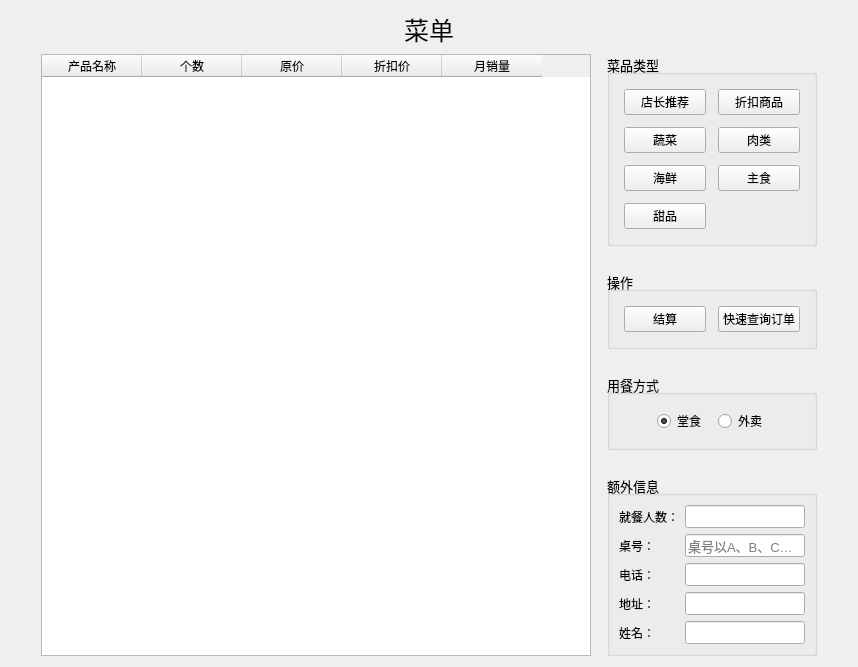
<?xml version="1.0" encoding="UTF-8"?>
<ui version="4.0">
 <class>MenuForm</class>
 <widget class="QWidget" name="MenuForm">
  <property name="geometry">
   <rect>
    <x>0</x>
    <y>0</y>
    <width>858</width>
    <height>655</height>
   </rect>
  </property>
  <property name="windowTitle">
   <string>Form</string>
  </property>
  <layout class="QVBoxLayout" name="verticalLayout_4">
   <item>
    <layout class="QVBoxLayout" name="verticalLayout_3" stretch="1,2,1,30">
     <item>
      <spacer name="verticalSpacer_4">
       <property name="orientation">
        <enum>Qt::Vertical</enum>
       </property>
       <property name="sizeHint" stdset="0">
        <size>
         <width>20</width>
         <height>40</height>
        </size>
       </property>
      </spacer>
     </item>
     <item>
      <widget class="QLabel" name="label">
       <property name="font">
        <font>
         <pointsize>19</pointsize>
        </font>
       </property>
       <property name="text">
        <string>菜单</string>
       </property>
       <property name="alignment">
        <set>Qt::AlignCenter</set>
       </property>
      </widget>
     </item>
     <item>
      <spacer name="verticalSpacer">
       <property name="orientation">
        <enum>Qt::Vertical</enum>
       </property>
       <property name="sizeHint" stdset="0">
        <size>
         <width>20</width>
         <height>40</height>
        </size>
       </property>
      </spacer>
     </item>
     <item>
      <layout class="QVBoxLayout" name="verticalLayout_2" stretch="20">
       <item>
        <layout class="QHBoxLayout" name="horizontalLayout_5" stretch="10,4">
         <property name="leftMargin">
          <number>30</number>
         </property>
         <property name="rightMargin">
          <number>30</number>
         </property>
         <item>
          <widget class="QTableWidget" name="tableWidget">
           <property name="editTriggers">
            <set>QAbstractItemView::DoubleClicked</set>
           </property>
           <column>
            <property name="text">
             <string>产品名称</string>
            </property>
           </column>
           <column>
            <property name="text">
             <string>个数</string>
            </property>
           </column>
           <column>
            <property name="text">
             <string>原价</string>
            </property>
           </column>
           <column>
            <property name="text">
             <string>折扣价</string>
            </property>
           </column>
           <column>
            <property name="text">
             <string>月销量</string>
            </property>
           </column>
          </widget>
         </item>
         <item>
          <layout class="QVBoxLayout" name="verticalLayout" stretch="0,0,0,0,0">
           <property name="spacing">
            <number>25</number>
           </property>
           <property name="leftMargin">
            <number>10</number>
           </property>
           <property name="topMargin">
            <number>0</number>
           </property>
           <property name="rightMargin">
            <number>0</number>
           </property>
           <property name="bottomMargin">
            <number>0</number>
           </property>
           <item>
            <widget class="QGroupBox" name="groupBox">
             <property name="sizePolicy">
              <sizepolicy hsizetype="Preferred" vsizetype="Fixed">
               <horstretch>0</horstretch>
               <verstretch>0</verstretch>
              </sizepolicy>
             </property>
             <property name="font">
              <font>
               <pointsize>10</pointsize>
              </font>
             </property>
             <property name="title">
              <string>菜品类型</string>
             </property>
             <layout class="QHBoxLayout" name="horizontalLayout_3">
              <item>
               <layout class="QGridLayout" name="gridLayout_2" columnstretch="1,1">
                <property name="leftMargin">
                 <number>5</number>
                </property>
                <property name="topMargin">
                 <number>5</number>
                </property>
                <property name="rightMargin">
                 <number>5</number>
                </property>
                <property name="bottomMargin">
                 <number>5</number>
                </property>
                <property name="spacing">
                 <number>12</number>
                </property>
                <item row="0" column="1">
                 <widget class="QPushButton" name="discountedButton">
                  <property name="font">
                   <font>
                    <pointsize>9</pointsize>
                   </font>
                  </property>
                  <property name="text">
                   <string>折扣商品</string>
                  </property>
                  <property name="checkable">
                   <bool>true</bool>
                  </property>
                  <property name="autoRepeat">
                   <bool>false</bool>
                  </property>
                 </widget>
                </item>
                <item row="3" column="0">
                 <widget class="QPushButton" name="dessertButton">
                  <property name="font">
                   <font>
                    <pointsize>9</pointsize>
                   </font>
                  </property>
                  <property name="text">
                   <string>甜品</string>
                  </property>
                  <property name="checkable">
                   <bool>true</bool>
                  </property>
                  <property name="autoRepeat">
                   <bool>false</bool>
                  </property>
                 </widget>
                </item>
                <item row="2" column="1">
                 <widget class="QPushButton" name="stapleButton">
                  <property name="font">
                   <font>
                    <pointsize>9</pointsize>
                   </font>
                  </property>
                  <property name="text">
                   <string>主食</string>
                  </property>
                  <property name="checkable">
                   <bool>true</bool>
                  </property>
                  <property name="autoRepeat">
                   <bool>false</bool>
                  </property>
                 </widget>
                </item>
                <item row="1" column="0">
                 <widget class="QPushButton" name="vegetableButton">
                  <property name="font">
                   <font>
                    <pointsize>9</pointsize>
                   </font>
                  </property>
                  <property name="text">
                   <string>蔬菜</string>
                  </property>
                  <property name="checkable">
                   <bool>true</bool>
                  </property>
                  <property name="autoRepeat">
                   <bool>false</bool>
                  </property>
                 </widget>
                </item>
                <item row="1" column="1">
                 <widget class="QPushButton" name="meatButton">
                  <property name="font">
                   <font>
                    <pointsize>9</pointsize>
                   </font>
                  </property>
                  <property name="text">
                   <string>肉类</string>
                  </property>
                  <property name="checkable">
                   <bool>true</bool>
                  </property>
                  <property name="autoRepeat">
                   <bool>false</bool>
                  </property>
                 </widget>
                </item>
                <item row="0" column="0">
                 <widget class="QPushButton" name="recommendButton">
                  <property name="font">
                   <font>
                    <pointsize>9</pointsize>
                   </font>
                  </property>
                  <property name="text">
                   <string>店长推荐</string>
                  </property>
                  <property name="checkable">
                   <bool>true</bool>
                  </property>
                  <property name="checked">
                   <bool>false</bool>
                  </property>
                  <property name="autoRepeat">
                   <bool>false</bool>
                  </property>
                 </widget>
                </item>
                <item row="2" column="0">
                 <widget class="QPushButton" name="seafoodButton">
                  <property name="font">
                   <font>
                    <pointsize>9</pointsize>
                   </font>
                  </property>
                  <property name="text">
                   <string>海鲜</string>
                  </property>
                  <property name="checkable">
                   <bool>true</bool>
                  </property>
                  <property name="autoRepeat">
                   <bool>false</bool>
                  </property>
                 </widget>
                </item>
               </layout>
              </item>
             </layout>
            </widget>
           </item>
           <item>
            <widget class="QGroupBox" name="groupBox_2">
             <property name="sizePolicy">
              <sizepolicy hsizetype="Preferred" vsizetype="Fixed">
               <horstretch>0</horstretch>
               <verstretch>0</verstretch>
              </sizepolicy>
             </property>
             <property name="font">
              <font>
               <pointsize>10</pointsize>
              </font>
             </property>
             <property name="title">
              <string>操作</string>
             </property>
             <layout class="QHBoxLayout" name="horizontalLayout_4">
              <property name="topMargin">
               <number>9</number>
              </property>
              <item>
               <layout class="QGridLayout" name="gridLayout_3" columnstretch="1,1">
                <property name="leftMargin">
                 <number>5</number>
                </property>
                <property name="topMargin">
                 <number>5</number>
                </property>
                <property name="rightMargin">
                 <number>5</number>
                </property>
                <property name="bottomMargin">
                 <number>5</number>
                </property>
                <property name="spacing">
                 <number>12</number>
                </property>
                <item row="0" column="1">
                 <widget class="QPushButton" name="quickQueryButton">
                  <property name="font">
                   <font>
                    <pointsize>9</pointsize>
                   </font>
                  </property>
                  <property name="text">
                   <string>快速查询订单</string>
                  </property>
                 </widget>
                </item>
                <item row="0" column="0">
                 <widget class="QPushButton" name="checkoutButton">
                  <property name="font">
                   <font>
                    <pointsize>9</pointsize>
                   </font>
                  </property>
                  <property name="text">
                   <string>结算</string>
                  </property>
                 </widget>
                </item>
               </layout>
              </item>
             </layout>
            </widget>
           </item>
           <item>
            <widget class="QGroupBox" name="groupBox_3">
             <property name="sizePolicy">
              <sizepolicy hsizetype="Preferred" vsizetype="Fixed">
               <horstretch>0</horstretch>
               <verstretch>0</verstretch>
              </sizepolicy>
             </property>
             <property name="font">
              <font>
               <pointsize>10</pointsize>
              </font>
             </property>
             <property name="title">
              <string>用餐方式</string>
             </property>
             <layout class="QHBoxLayout" name="horizontalLayout_6">
              <property name="topMargin">
               <number>9</number>
              </property>
              <item>
               <layout class="QHBoxLayout" name="horizontalLayout_7">
                <property name="spacing">
                 <number>12</number>
                </property>
                <property name="leftMargin">
                 <number>5</number>
                </property>
                <property name="topMargin">
                 <number>5</number>
                </property>
                <property name="rightMargin">
                 <number>5</number>
                </property>
                <property name="bottomMargin">
                 <number>5</number>
                </property>
                <item>
                 <widget class="QRadioButton" name="hallfoodButton">
                  <property name="sizePolicy">
                   <sizepolicy hsizetype="Fixed" vsizetype="Fixed">
                    <horstretch>0</horstretch>
                    <verstretch>0</verstretch>
                   </sizepolicy>
                  </property>
                  <property name="font">
                   <font>
                    <pointsize>9</pointsize>
                   </font>
                  </property>
                  <property name="text">
                   <string>堂食</string>
                  </property>
                  <property name="checked">
                   <bool>true</bool>
                  </property>
                 </widget>
                </item>
                <item>
                 <widget class="QRadioButton" name="carryoutButton">
                  <property name="sizePolicy">
                   <sizepolicy hsizetype="Fixed" vsizetype="Fixed">
                    <horstretch>0</horstretch>
                    <verstretch>0</verstretch>
                   </sizepolicy>
                  </property>
                  <property name="font">
                   <font>
                    <pointsize>9</pointsize>
                   </font>
                  </property>
                  <property name="text">
                   <string>外卖</string>
                  </property>
                 </widget>
                </item>
               </layout>
              </item>
             </layout>
            </widget>
           </item>
           <item>
            <widget class="QGroupBox" name="groupBox_7">
             <property name="font">
              <font>
               <pointsize>10</pointsize>
              </font>
             </property>
             <property name="title">
              <string>额外信息</string>
             </property>
             <layout class="QGridLayout" name="gridLayout">
              <item row="3" column="1">
               <widget class="QLineEdit" name="phoneNumber">
                <property name="text">
                 <string/>
                </property>
               </widget>
              </item>
              <item row="5" column="1">
               <widget class="QLineEdit" name="name">
                <property name="text">
                 <string/>
                </property>
               </widget>
              </item>
              <item row="2" column="1">
               <widget class="QLineEdit" name="deskNumber">
                <property name="text">
                 <string/>
                </property>
                <property name="placeholderText">
                 <string>桌号以A、B、C开头</string>
                </property>
               </widget>
              </item>
              <item row="1" column="1">
               <widget class="QLineEdit" name="peopleNumber"/>
              </item>
              <item row="4" column="1">
               <widget class="QLineEdit" name="address">
                <property name="text">
                 <string/>
                </property>
               </widget>
              </item>
              <item row="1" column="0">
               <widget class="QLabel" name="label_2">
                <property name="sizePolicy">
                 <sizepolicy hsizetype="Fixed" vsizetype="Preferred">
                  <horstretch>0</horstretch>
                  <verstretch>0</verstretch>
                 </sizepolicy>
                </property>
                <property name="font">
                 <font>
                  <pointsize>9</pointsize>
                 </font>
                </property>
                <property name="text">
                 <string>就餐人数：</string>
                </property>
               </widget>
              </item>
              <item row="3" column="0">
               <widget class="QLabel" name="label_5">
                <property name="sizePolicy">
                 <sizepolicy hsizetype="Fixed" vsizetype="Preferred">
                  <horstretch>0</horstretch>
                  <verstretch>0</verstretch>
                 </sizepolicy>
                </property>
                <property name="font">
                 <font>
                  <pointsize>9</pointsize>
                 </font>
                </property>
                <property name="text">
                 <string>电话：</string>
                </property>
               </widget>
              </item>
              <item row="5" column="0">
               <widget class="QLabel" name="label_6">
                <property name="sizePolicy">
                 <sizepolicy hsizetype="Fixed" vsizetype="Preferred">
                  <horstretch>0</horstretch>
                  <verstretch>0</verstretch>
                 </sizepolicy>
                </property>
                <property name="font">
                 <font>
                  <pointsize>9</pointsize>
                 </font>
                </property>
                <property name="text">
                 <string>姓名：</string>
                </property>
               </widget>
              </item>
              <item row="2" column="0">
               <widget class="QLabel" name="label_3">
                <property name="sizePolicy">
                 <sizepolicy hsizetype="Fixed" vsizetype="Preferred">
                  <horstretch>0</horstretch>
                  <verstretch>0</verstretch>
                 </sizepolicy>
                </property>
                <property name="font">
                 <font>
                  <pointsize>9</pointsize>
                 </font>
                </property>
                <property name="text">
                 <string>桌号：</string>
                </property>
               </widget>
              </item>
              <item row="4" column="0">
               <widget class="QLabel" name="label_4">
                <property name="sizePolicy">
                 <sizepolicy hsizetype="Fixed" vsizetype="Preferred">
                  <horstretch>0</horstretch>
                  <verstretch>0</verstretch>
                 </sizepolicy>
                </property>
                <property name="font">
                 <font>
                  <pointsize>9</pointsize>
                 </font>
                </property>
                <property name="text">
                 <string>地址：</string>
                </property>
               </widget>
              </item>
             </layout>
            </widget>
           </item>
           <item>
            <spacer name="verticalSpacer_3">
             <property name="orientation">
              <enum>Qt::Vertical</enum>
             </property>
             <property name="sizeHint" stdset="0">
              <size>
               <width>20</width>
               <height>40</height>
              </size>
             </property>
            </spacer>
           </item>
          </layout>
         </item>
        </layout>
       </item>
      </layout>
     </item>
    </layout>
   </item>
  </layout>
 </widget>
 <tabstops>
  <tabstop>tableWidget</tabstop>
  <tabstop>recommendButton</tabstop>
  <tabstop>discountedButton</tabstop>
  <tabstop>vegetableButton</tabstop>
  <tabstop>meatButton</tabstop>
  <tabstop>seafoodButton</tabstop>
  <tabstop>stapleButton</tabstop>
  <tabstop>dessertButton</tabstop>
  <tabstop>checkoutButton</tabstop>
  <tabstop>quickQueryButton</tabstop>
  <tabstop>hallfoodButton</tabstop>
  <tabstop>carryoutButton</tabstop>
  <tabstop>peopleNumber</tabstop>
  <tabstop>deskNumber</tabstop>
  <tabstop>phoneNumber</tabstop>
  <tabstop>address</tabstop>
  <tabstop>name</tabstop>
 </tabstops>
 <resources/>
 <connections/>
</ui>
